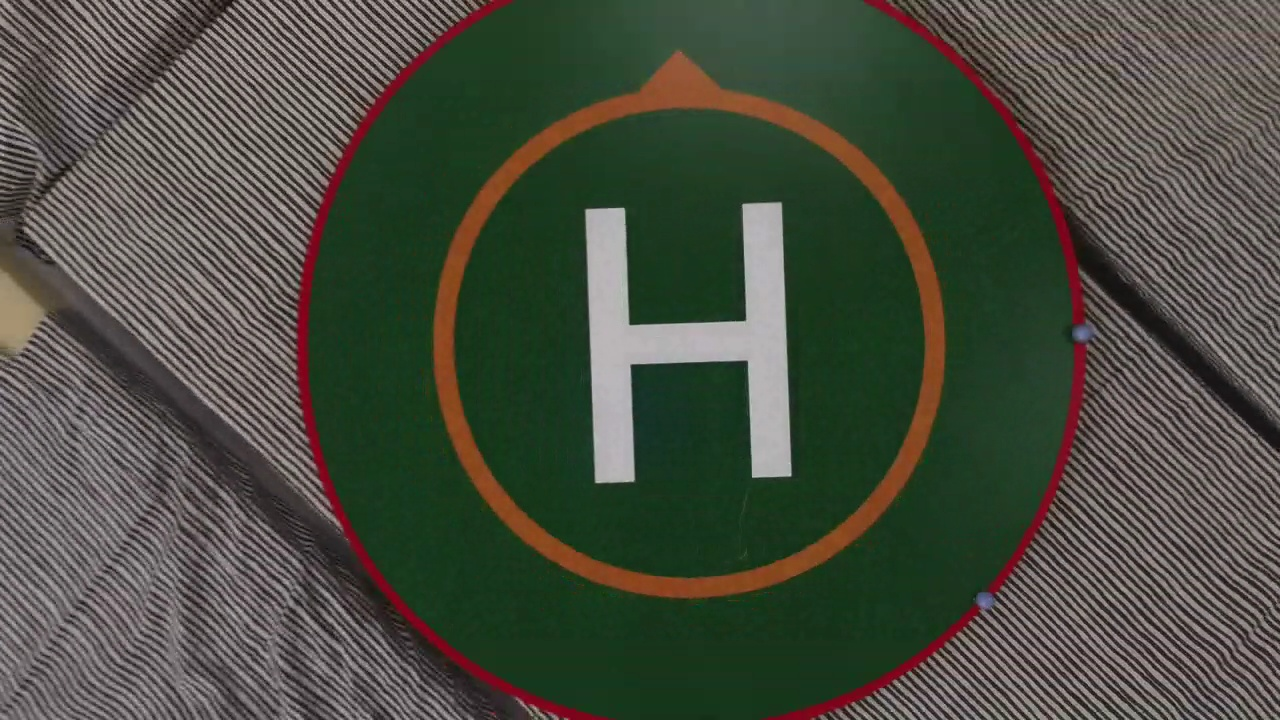
#> input picture src/catkin_ws/src/perception/scripts/tcv/test_images/real/frame0001.jpg, 1280 x 720 px
$ python feature_detector.py
#> lines starting #> are read from the running program, lines starting #| are printed output that depends on the picture
### src/catkin_ws/src/perception/scripts/tcv/parameter_optimization/circle_detector_optimizer.py
# A script to get the best parameters for the Hough circle detector

import os
import glob
import yaml
import cv2 as cv
import numpy as np
import pandas as pd

import sklearn
from sklearn.metrics import make_scorer
from sklearn.model_selection import GridSearchCV
from sklearn.model_selection import train_test_split

class CircleDetector(sklearn.base.BaseEstimator):

    def __init__(self, method=cv.HOUGH_GRADIENT, dp=1, min_dist=1000, param1=50,
        param2=50, min_radius=10, max_radius=700, use_gaussian_blur=True,
        gaussian_kernel=5, use_median_blur=True, median_kernel=11, use_bilateral_blur=True,
        bilateral_diameter=9
    ):

        self.method = method
        self.dp = dp
        self.min_dist = min_dist
        self.param1 = param1
        self.param2 = param2
        self.min_radius = min_radius
        self.max_radius = max_radius
        self.use_gaussian_blur = use_gaussian_blur
        self.gaussian_kernel = gaussian_kernel
        self.use_median_blur = use_median_blur
        self.median_kernel = median_kernel
        self.use_bilateral_blur = use_bilateral_blur
        self.bilateral_diameter = bilateral_diameter

    def set_params(self, **params):
        return super().set_params(**params)

    def get_params(self, deep=True):
        return super().get_params(deep)

    # [35 lines left out: function predict, not called in this run]

    def fit(self, X, y):
        return self

    # [47 lines left out: functions prediction_error, blur_image, create_XY, not called in this run]

# [56 lines that do not run on import are left out]

### src/catkin_ws/src/perception/scripts/tcv/parameter_optimization/corner_detector_optimizer.py
# A script to get the best parameters for the Shi-Tomasi corner detector

import os
import glob
import yaml
import time
import cv2 as cv
import numpy as np
import pandas as pd
from scipy.spatial import distance

import sklearn
from sklearn.metrics import make_scorer
from sklearn.model_selection import GridSearchCV, train_test_split
from sklearn.neighbors import KNeighborsClassifier

class CornerDetector(sklearn.base.BaseEstimator):

    # total number of elements in (720, 1280, 3) image after flattening
    IMAGE_NUM_ELEMENTS = 2764800

    def __init__(self, quality_level=0.01, min_distance=10, block_size=9, gradient_size=3,
        use_harris_detector=False, k=0.04, max_corners=13
    ):
        self.quality_level = quality_level
        self.min_distance = min_distance
        self.block_size = block_size
        self.gradient_size = gradient_size
        self.use_harris_detector = use_harris_detector
        self.k = k
        self.max_corners = max_corners

    def set_params(self, **params):
        return super().set_params(**params)

    def get_params(self, deep=True):
        return super().get_params(deep)

    # [28 lines left out: function predict, not called in this run]

    def fit(self, X, y):
        return self

# [25 lines left out: function prediction_error, not called in this run]

def blur_image_gaussian(img):
    blur = cv.GaussianBlur(img.copy(),(5,5),0)
    return blur

# [76 lines left out: functions blur_image, hough_circle, get_circle_mask, create_XY, not called in this run]

# [42 lines that do not run on import are left out]

### src/catkin_ws/src/perception/scripts/tcv/feature_detector.py

import cv2 as cv
import numpy as np
from parameter_optimization.circle_detector_optimizer import CircleDetector
from parameter_optimization.corner_detector_optimizer import CornerDetector

HSV_SIM_GREEN = [120, 100, 30]

HUE_MARGIN = 15
SAT_MARGIN = 15
VAL_MARGIN = 15

HUE_LOW_GREEN = max(0, HSV_SIM_GREEN[0] - HUE_MARGIN)
HUE_HIGH_GREEN = min(360, HSV_SIM_GREEN[0] + HUE_MARGIN)

SAT_LOW_GREEN = 85
SAT_HIGH_GREEN = 100

VAL_LOW_GREEN = 15
VAL_HIGH_GREEN = 60

class FeatureDetector():

    def __init__(self, shi_tomasi_config, hough_circle_config):

        self._corner_detector = CornerDetector(
            quality_level=shi_tomasi_config["quality_level"],
            min_distance=shi_tomasi_config["min_distance"],
            block_size=shi_tomasi_config["block_size"],
            gradient_size=shi_tomasi_config["gradient_size"],
            use_harris_detector=shi_tomasi_config["use_harris_detector"],
            k=shi_tomasi_config["k"],
            max_corners=shi_tomasi_config["max_corners"]
        )

        self._circle_detector = CircleDetector(
            method=hough_circle_config["method"],
            dp=hough_circle_config["dp"],
            param1=hough_circle_config["param1"],
            param2=hough_circle_config["param2"],
            min_radius=hough_circle_config["min_radius"],
            max_radius=hough_circle_config["max_radius"],
            use_gaussian_blur=hough_circle_config["use_gaussian_blur"],
            gaussian_kernel=hough_circle_config["gaussian_kernel"],
            use_median_blur=hough_circle_config["use_median_blur"],
            median_kernel=hough_circle_config["median_kernel"],
            use_bilateral_blur=hough_circle_config["use_bilateral_blur"],
            bilateral_diameter=hough_circle_config["bilateral_diameter"],
        )

        self.fast_feature_dector = cv.FastFeatureDetector_create()

    # [307 lines left out: functions create_helipad_mask, preprocess_image, find_corners_fast, find_corners_shi_tomasi, find_arrow_and_H, show_known_points and 1 more, not called in this run]

def main():
    shi_tomasi_config = {
        "max_corners" : 13,
        "quality_level" : 0.0001,
        "min_distance" : 1,
        "block_size" : 7,
        "gradient_size" : 17,
        "k" : 0.04,
        "use_harris_detector": True
    }

    hough_circle_config = {
        "bilateral_diameter": 9,
        "dp": 1,
        "gaussian_kernel": 5,
        "max_radius": 500,
        "median_kernel": 11,
        "method": 3,
        "min_dist": 1000,
        "min_radius": 50,
        "param1": 40,
        "param2": 70,
        "use_bilateral_blur": True,
        "use_gaussian_blur": True,
        "use_median_blur": True
    }

    corner_detector = FeatureDetector(shi_tomasi_config, hough_circle_config)

    img = cv.imread("test_images/real/frame0001.jpg")
#> img is the input picture: shape (720, 1280, 3); mean B, G, R 64.4, 77, 72.9

    import glob
    images = [(cv.imread(file), file) for file in sorted(glob.glob("test_images/real/*.jpg"))]
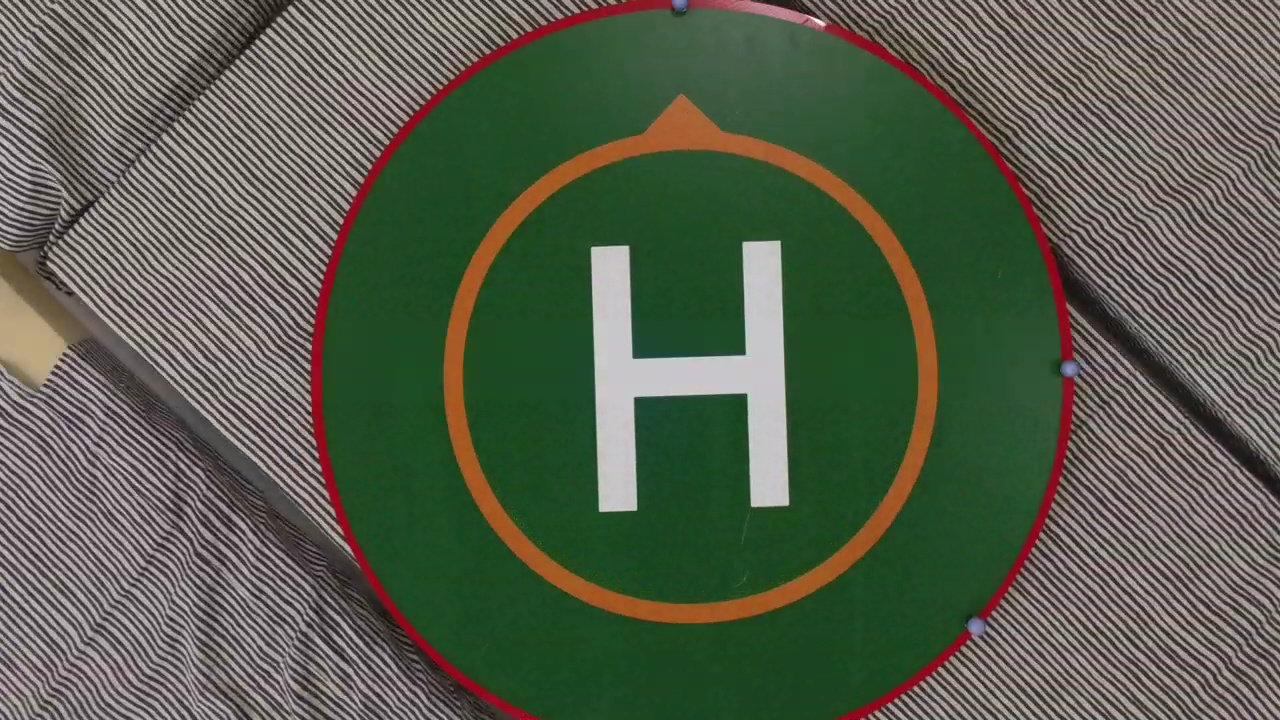
#> input picture src/catkin_ws/src/perception/scripts/tcv/test_images/real/frame0002.jpg, 1280 x 720 px
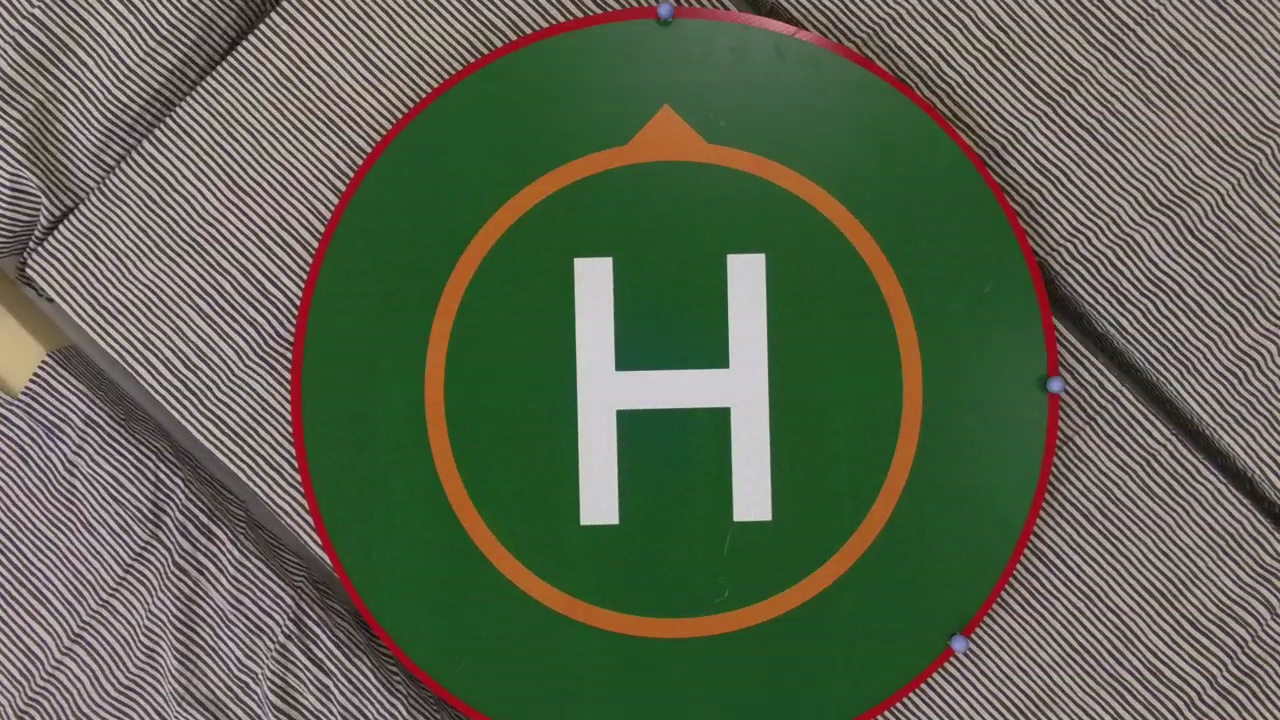
#> input picture src/catkin_ws/src/perception/scripts/tcv/test_images/real/frame0003.jpg, 1280 x 720 px
#> images = 3 items

    # Use this to only test the images where the correct corners are not found
    # misdetected_images = [
    #     'test_images/real/frame0121.jpg', 'test_images/real/frame0132.jpg', 'test_images/real/frame0203.jpg',
    #     'test_images/real/frame0228.jpg', 'test_images/real/frame0229.jpg', 'test_images/real/frame0231.jpg',
    #     'test_images/real/frame0258.jpg'
    # ]
    # images = [(cv.imread(file), file) for file in sorted(misdetected_images)]

#> (the run stopped early here; a loop or call above may not have finished)
